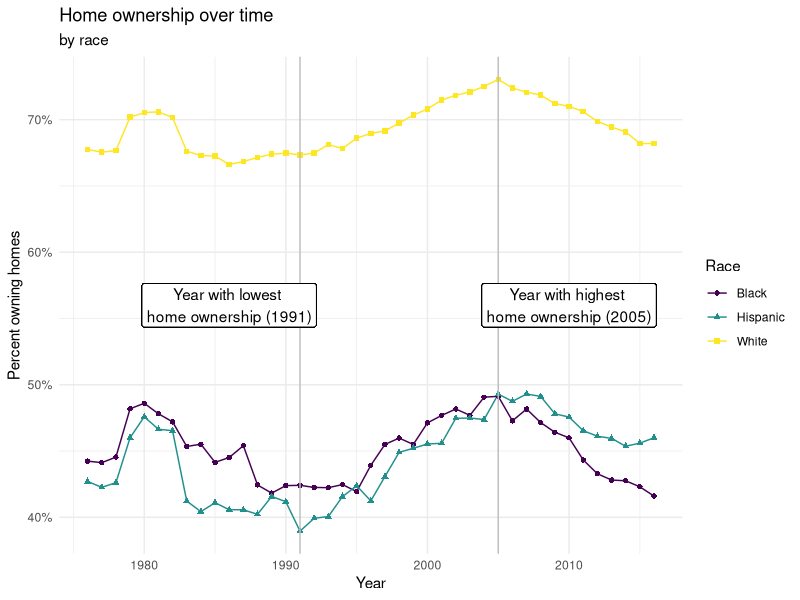

R code for this plot:
## ---- chunk 1
knitr::opts_chunk$set(echo = TRUE)
## ---- chunk 2
library(tidyverse)
library(viridis)
library(gganimate)
## ---- chunk 3
income_mean <- read.csv(file = "../data/income_mean.csv")
home_owner <- read_csv(file = "../data/home_owner.csv")
## ---- chunk 4
lowest_year <- home_owner %>%
  group_by(year) %>%
  summarize(mean_pct_unweighted = mean(home_owner_pct)) %>%
  arrange(mean_pct_unweighted) %>%
  slice(1) %>%
  pull(year)
highest_year <- home_owner %>%
  group_by(year) %>%
  summarize(mean_pct_unweighted = mean(home_owner_pct)) %>%
  arrange(desc(mean_pct_unweighted)) %>%
  slice(1) %>%
  pull(year)  
## ---- chunk 5
home_owner %>%
  ggplot(
    aes(x = year, y = home_owner_pct, color = race, shape = race)
  ) +
  geom_line() +
  geom_point() +
  geom_vline(aes(xintercept = lowest_year), color = "grey") +
  geom_vline(aes(xintercept = highest_year), color = "grey") +
  geom_label(x = lowest_year - 5, y = 0.56, 
            label = paste0("Year with lowest \nhome ownership (", lowest_year, ")"), 
            color = "black") +
    geom_label(x = highest_year + 5, y = 0.56, 
            label = paste0("Year with highest \nhome ownership (", highest_year, ")"), 
            color = "black") +
  # gganimate::transition_reveal(year) +
  scale_color_viridis_d() +
  labs(
    x = "Year",
    y = "Percent owning homes",
    color = "Race",
    shape = "Race",
    title = "Home ownership over time",
    subtitle = "by race"
  ) +
  theme_minimal() +
  scale_y_continuous(labels = scales::percent_format(scale = 100))
## ---- chunk 6
